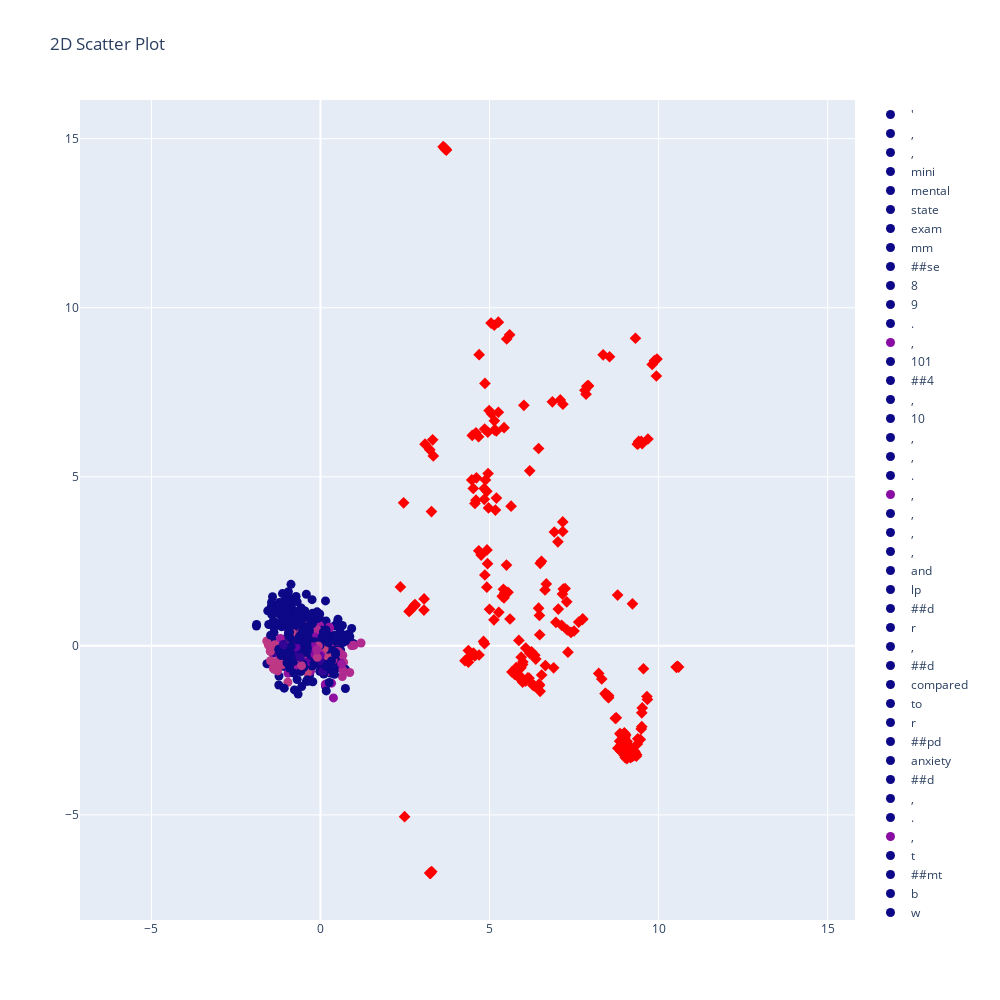

The cell this chart's notebook holds for it:
### Code cell
score_viz(ms.dim_reductor, ms.vectors[0], ms.labels[0], selectedClusters, v_gold, l_gold, ms.clusters_labels[0], ms.tokens_tfs[0])
